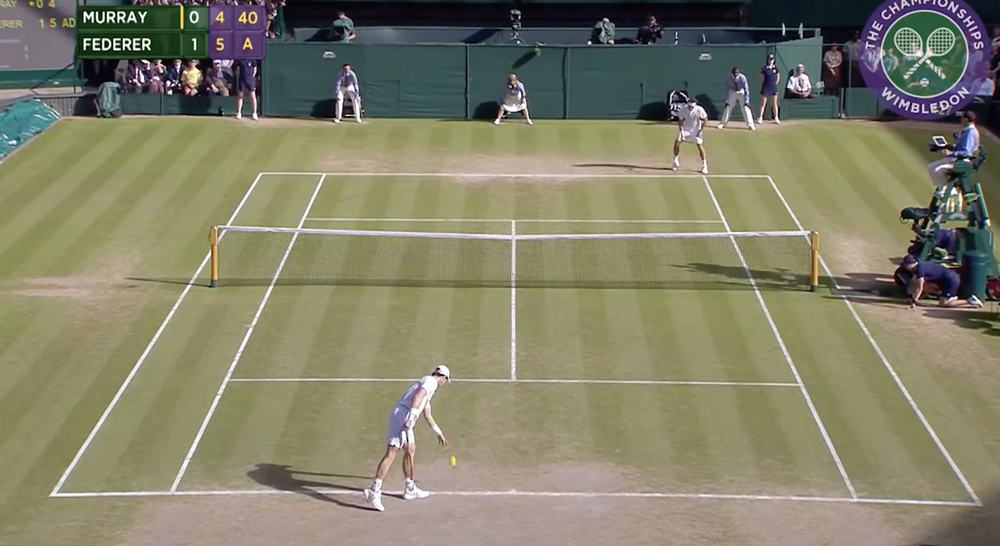
#> input picture tn1.png, 1000 x 546 px, shrunk from 2478 x 1354 before the run
$ jupyter execute 3_contour.ipynb   (shell and % lines are left out)
#> lines starting #> are read from the running program, lines starting #| are printed output that depends on the picture; after the words box and inside, x2 and y2 are one past the last pixel; in counts of white or black regions, pixels touching at a corner belong together
[cell 1]
import cv2
import numpy as np
import matplotlib.pyplot as plt

# Contour with adaptive threshold

[cell 2]
img = cv2.imread('tn1.png',0)
#> img: shape (546, 1000); min 0, max 255, mean 126.1
img = cv2.medianBlur(img,9)
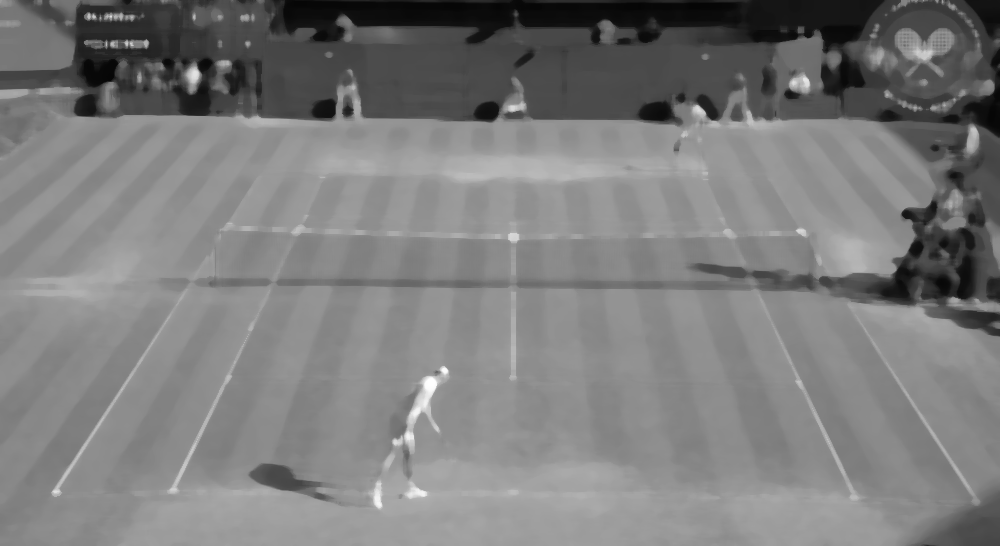
#> img: shape (546, 1000); min 5, max 254, mean 124.2
# ret,th1 = cv2.threshold(img,127,255,cv2.THRESH_BINARY)
# th2 = cv2.adaptiveThreshold(img,255,cv2.ADAPTIVE_THRESH_MEAN_C, cv2.THRESH_BINARY,11,2)
th3 = cv2.adaptiveThreshold(img,255,cv2.ADAPTIVE_THRESH_GAUSSIAN_C, cv2.THRESH_BINARY,11,2)
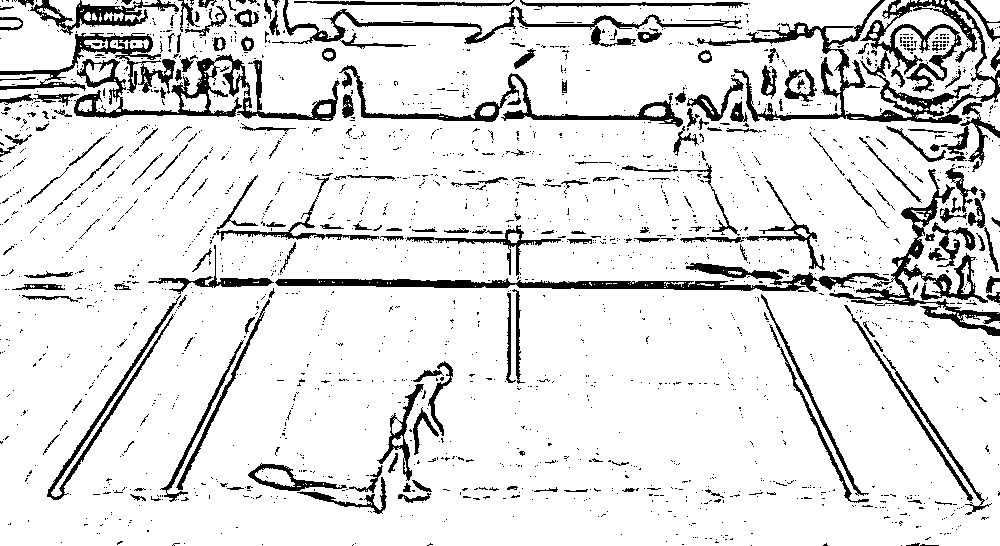
#> th3: shape (546, 1000); 88.1% white; 1994 black regions (1783 under 20 px), largest, box (x1, y1, x2, y2) and area: (697, 0, 1000, 124) 7924, (275, 263, 889, 292) 4870, (829, 169, 1000, 336) 3932
# [11 lines of commented-out code are left out]

plt.imshow(th3, 'gray')

# Contour with a simple threshold

[cell 3]
img_color = cv2.imread('tn1.png')
#> img_color is the input picture: shape (546, 1000, 3); mean B, G, R 105, 128.7, 130.8
img_gray = cv2.cvtColor(img_color, cv2.COLOR_BGR2GRAY)
ret, thresh1 = cv2.threshold(img_gray, 180, 255, cv2.THRESH_BINARY)
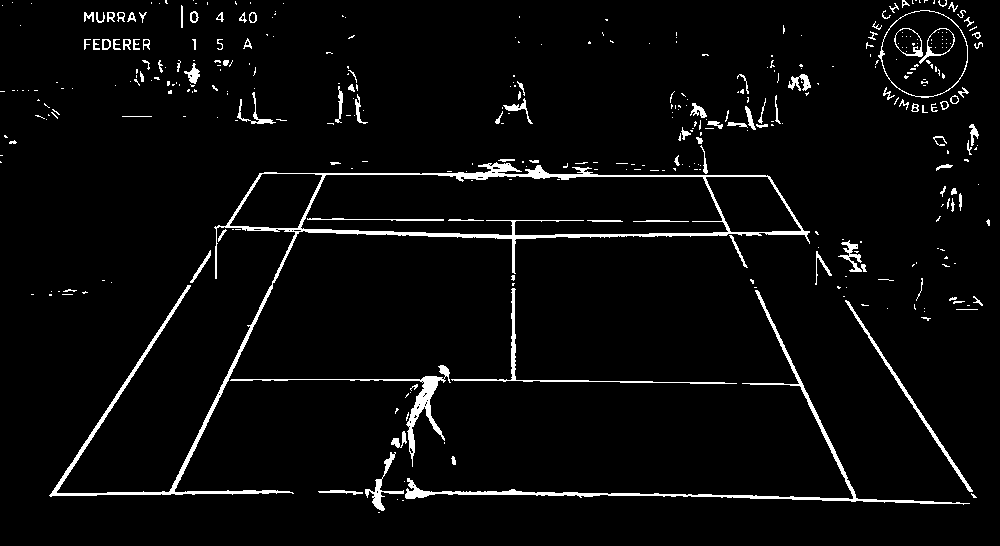
#> thresh1: shape (546, 1000); 3.9% white; 386 white regions (276 under 20 px)
plt.imshow(thresh1, cmap='gray')

[cell 4]
thresh1.shape
#> Out = (546, 1000)

[cell 5]
contours, hierarchy = cv2.findContours(thresh1, cv2.RETR_LIST, cv2.CHAIN_APPROX_SIMPLE)
#> contours = 441 contours, 364 with area under 20; largest, box (x1, y1, x2, y2) and area: (49, 162, 810, 497) 35658, (300, 174, 729, 236) 23042, (878, 10, 968, 98) 5912, (881, 10, 968, 97) 5807, (705, 176, 802, 233) 3736

for cnt in contours:
    cv2.drawContours(img_color, [cnt], 0, (255, 0, 0), 15)  # blue
#> this loop made 441 passes
#> cnt on passes 1 to 3: [[378, 512], [379, 512]], [[402, 500], [403, 500]], [[397, 499]]
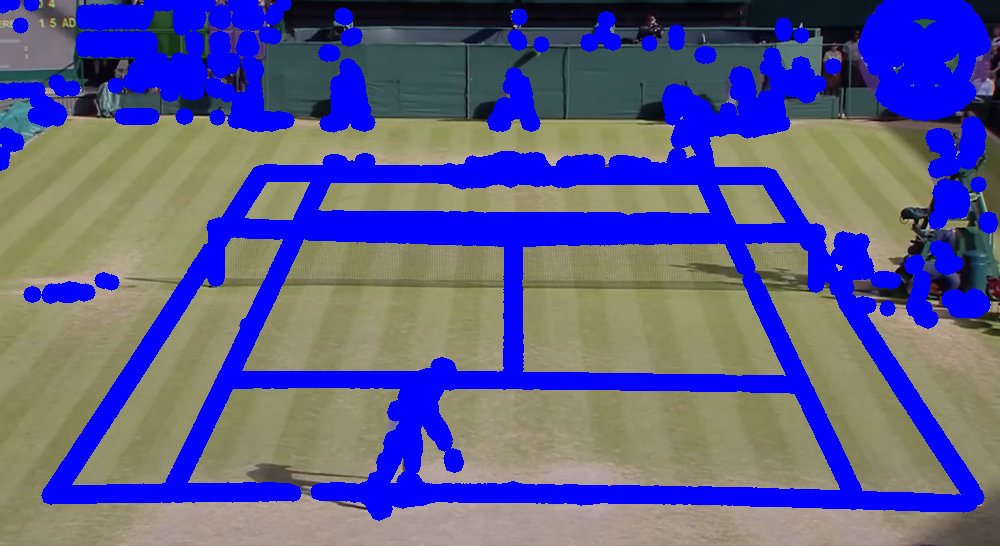
#> img_color: shape (546, 1000, 3); mean B, G, R 142.7, 91, 91.9

plt.imshow(img_color )

[cell 6]
mask = np.zeros(img_gray.shape,np.uint8)

[cell 7]
contours, hierarchy = cv2.findContours(thresh1, cv2.RETR_LIST, cv2.CHAIN_APPROX_SIMPLE)

for cnt in contours:
#     print(cv2.contourArea(cnt))
    if cv2.contourArea(cnt) >10000:
        cv2.drawContours(img_color,[cnt],0,(0,255,0),2)
        cv2.drawContours(mask,[cnt],0,255,10)
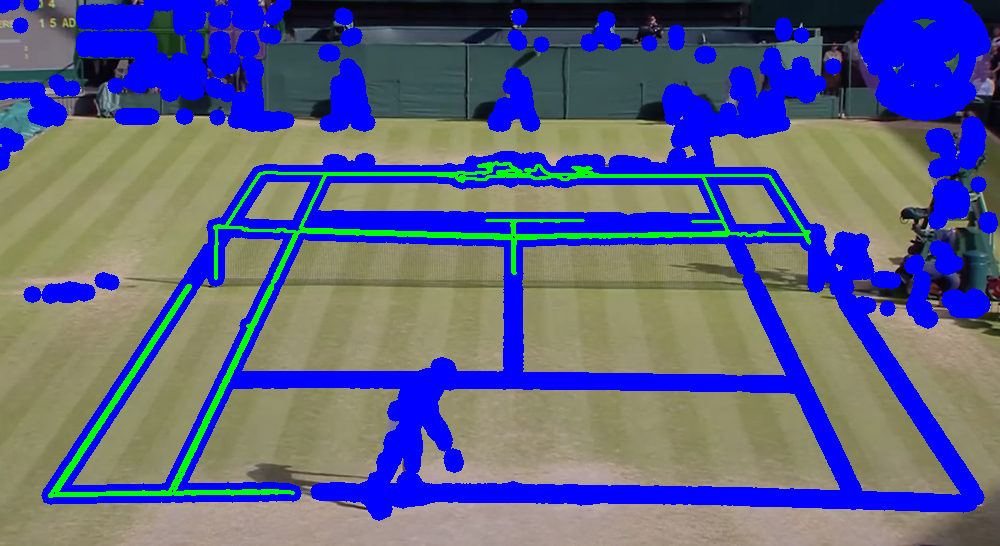
#> img_color: shape (546, 1000, 3); 2.23% of pixels changed, all inside (x1, y1, x2, y2) = (48, 161, 811, 498)
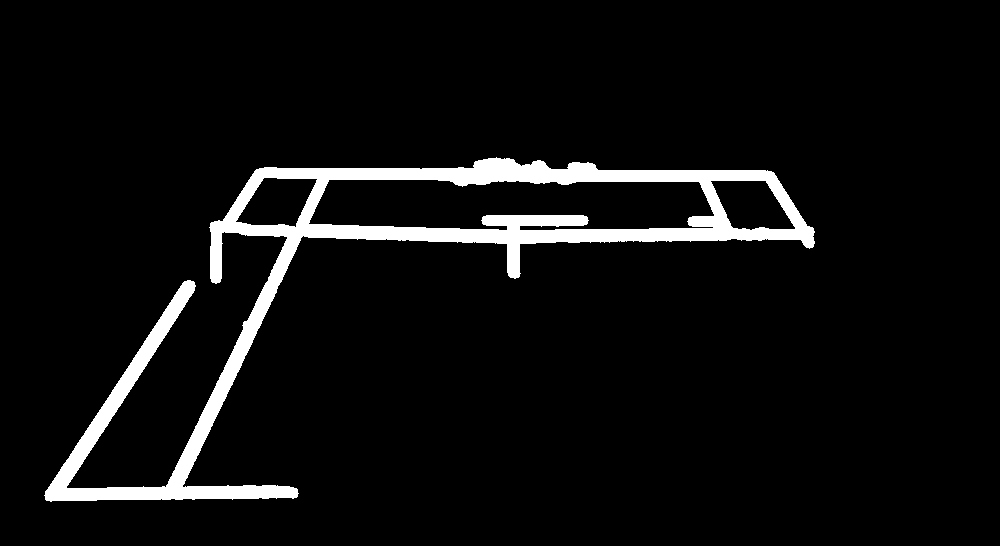
#> mask: shape (546, 1000); 5.7% white; 1 white region, box (x1, y1, x2, y2) and area: (44, 157, 815, 502) 31079

plt.imshow(img_color)

[cell 8]
plt.imshow(mask)

[cell 9]
for cnt in contours:
    epsilon = 0.02 * cv2.arcLength(cnt, True)
    approx = cv2.approxPolyDP(cnt, epsilon, True)
    cv2.drawContours(img_color,[approx],0,(0,255,255),5)
#> this loop made 441 passes
#> (epsilon, approx) on passes 1 to 3: (0.04, [[378, 512], [379, 512]]), (0.04, [[402, 500], [403, 500]]), (0, [[397, 499]])
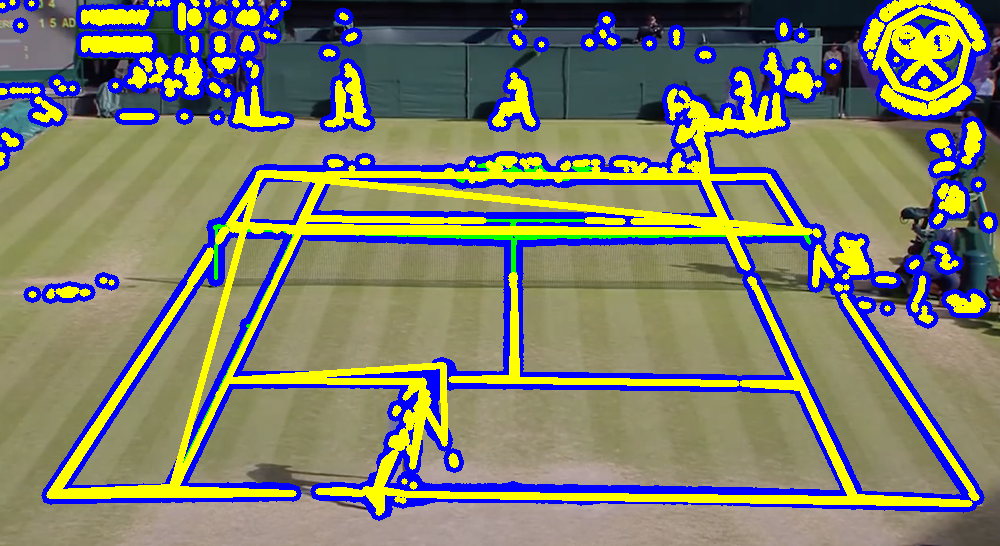
#> img_color: shape (546, 1000, 3); 13.57% of pixels changed, all inside (x1, y1, x2, y2) = (0, 0, 993, 516)

plt.imshow(img_color)

[cell 10]
copy1 = img_color.copy()
for cnt in contours:
    x, y, w, h = cv2.boundingRect(cnt)
    if w > 500:
        cv2.rectangle(copy1, (x, y), (x + w, y + h), (0, 255, 0), 2)
#> this loop made 441 passes
#> (x, y, w, h) on passes 3, 5, 6: (397, 499, 1, 1), (971, 493, 6, 5), (376, 490, 3, 4)
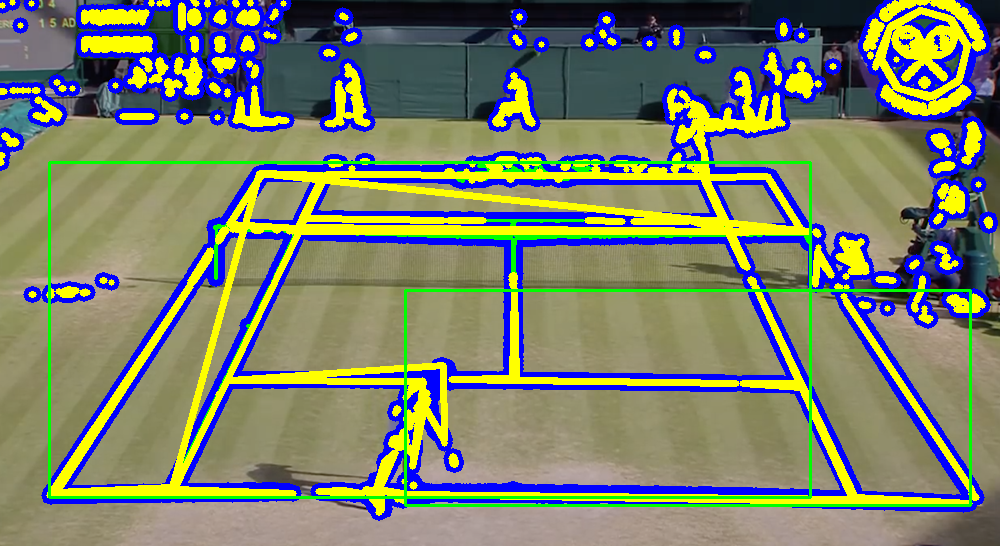
#> copy1: shape (546, 1000, 3); 2.05% of pixels changed, all inside (x1, y1, x2, y2) = (48, 161, 972, 507)

plt.imshow(copy1)

$ run again, with tn2.png copied over tn1.png
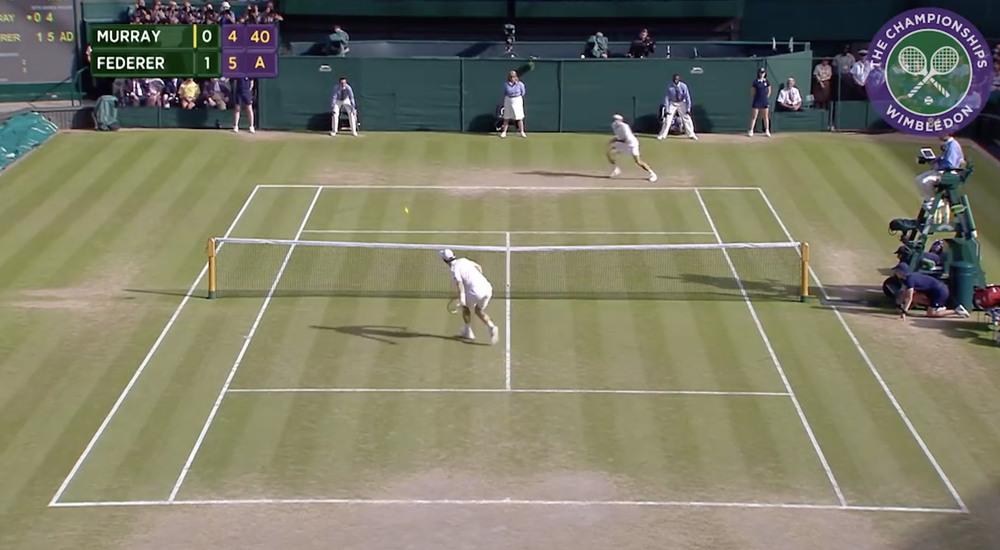
#> input picture tn2.png, 1000 x 550 px, shrunk from 2508 x 1380 before the run
#> th3: shape (550, 1000); 88.3% white; 2017 black regions (1775 under 20 px), largest, box (x1, y1, x2, y2) and area: (670, 3, 1000, 188) 9192, (336, 63, 670, 159) 3176, (452, 250, 795, 306) 2301
#> img_color is the input picture: shape (550, 1000, 3); mean B, G, R 103.6, 124.3, 125.5
#> thresh1: shape (550, 1000); 3.4% white; 356 white regions (260 under 20 px)
#> contours = 390 contours, 318 with area under 20; largest, box (x1, y1, x2, y2) and area: (212, 185, 801, 286) 32193, (297, 186, 720, 248) 22638, (885, 29, 972, 116) 5768, (886, 29, 972, 116) 5684, (48, 243, 952, 511) 4606
#> the loop `for cnt in contours:` made 390 passes
#> cnt on passes 1 to 3: [[409, 505], [411, 505]], [[251, 505]], [[247, 505], [248, 505]]
#> after the loop `for cnt in contours:`:
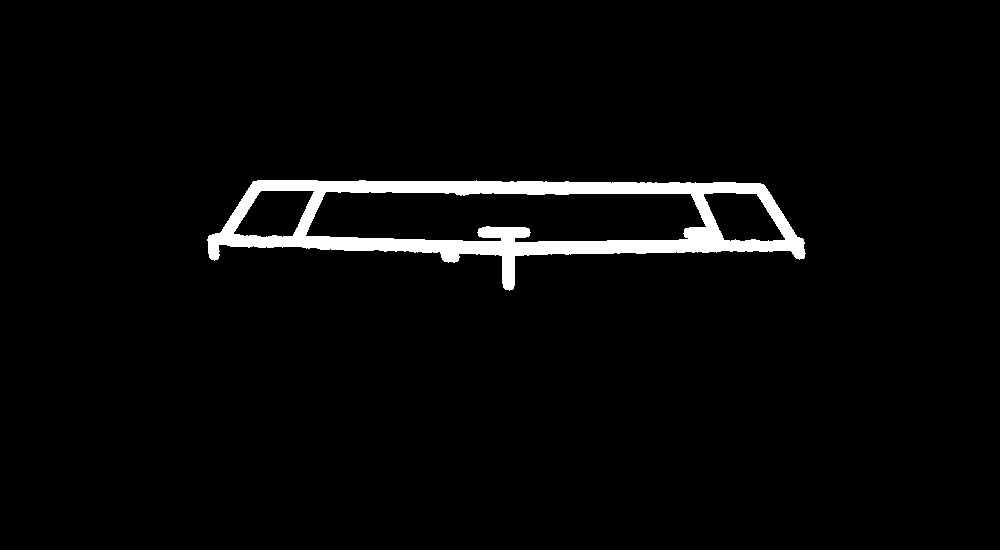
#> mask: shape (550, 1000); 3.2% white; 1 white region, box (x1, y1, x2, y2) and area: (207, 180, 806, 291) 17850
#> the loop `for cnt in contours:` made 390 passes
#> (epsilon, approx) on passes 1 to 3: (0.08, [[409, 505], [411, 505]]), (0, [[251, 505]]), (0.04, [[247, 505], [248, 505]])
#> the loop `for cnt in contours:` made 390 passes
#> (x, y, w, h) on passes 2, 5, 6: (251, 505, 1, 1), (910, 327, 6, 2), (469, 327, 6, 12)
#> after the loop `for cnt in contours:`:
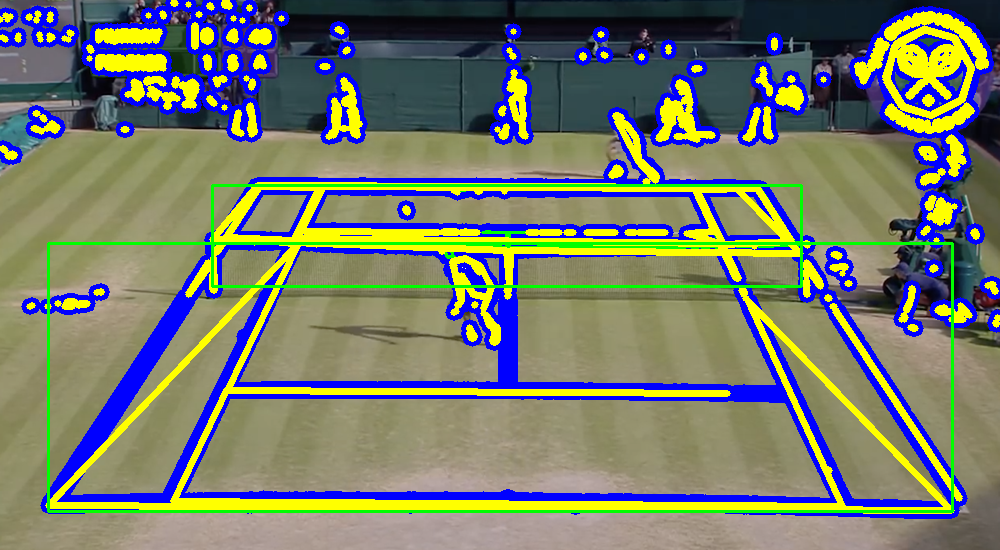
#> copy1: shape (550, 1000, 3); mean B, G, R 106.2, 122.4, 117
